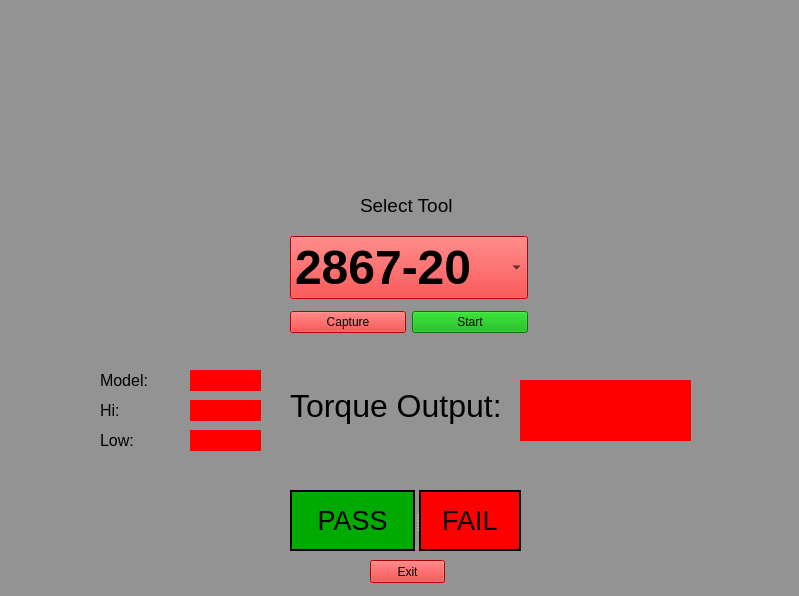
<?xml version="1.0" encoding="UTF-8"?>
<ui version="4.0">
 <class>Form</class>
 <widget class="QWidget" name="Form">
  <property name="geometry">
   <rect>
    <x>0</x>
    <y>0</y>
    <width>799</width>
    <height>596</height>
   </rect>
  </property>
  <property name="windowTitle">
   <string>Form</string>
  </property>
  <property name="styleSheet">
   <string notr="true">background-color: rgb(147, 147, 147);</string>
  </property>
  <widget class="QLabel" name="milwaukeeLabel">
   <property name="geometry">
    <rect>
     <x>140</x>
     <y>40</y>
     <width>531</width>
     <height>171</height>
    </rect>
   </property>
   <property name="layoutDirection">
    <enum>Qt::LeftToRight</enum>
   </property>
   <property name="autoFillBackground">
    <bool>false</bool>
   </property>
   <property name="text">
    <string/>
   </property>
   <property name="pixmap">
    <pixmap>mt1.gif</pixmap>
   </property>
   <property name="scaledContents">
    <bool>true</bool>
   </property>
  </widget>
  <widget class="QLabel" name="modelLabel">
   <property name="geometry">
    <rect>
     <x>100</x>
     <y>370</y>
     <width>71</width>
     <height>21</height>
    </rect>
   </property>
   <property name="font">
    <font>
     <pointsize>12</pointsize>
    </font>
   </property>
   <property name="text">
    <string>Model:</string>
   </property>
  </widget>
  <widget class="QLabel" name="hiLabel">
   <property name="geometry">
    <rect>
     <x>100</x>
     <y>400</y>
     <width>71</width>
     <height>21</height>
    </rect>
   </property>
   <property name="font">
    <font>
     <pointsize>12</pointsize>
    </font>
   </property>
   <property name="text">
    <string>Hi:</string>
   </property>
  </widget>
  <widget class="QLabel" name="lowLabel">
   <property name="geometry">
    <rect>
     <x>100</x>
     <y>430</y>
     <width>71</width>
     <height>21</height>
    </rect>
   </property>
   <property name="font">
    <font>
     <pointsize>12</pointsize>
    </font>
   </property>
   <property name="text">
    <string>Low: </string>
   </property>
  </widget>
  <widget class="QLabel" name="selectToolLabel">
   <property name="geometry">
    <rect>
     <x>360</x>
     <y>190</y>
     <width>131</width>
     <height>31</height>
    </rect>
   </property>
   <property name="font">
    <font>
     <pointsize>14</pointsize>
    </font>
   </property>
   <property name="text">
    <string>Select Tool</string>
   </property>
  </widget>
  <widget class="QLabel" name="modelNumber">
   <property name="geometry">
    <rect>
     <x>190</x>
     <y>370</y>
     <width>71</width>
     <height>21</height>
    </rect>
   </property>
   <property name="styleSheet">
    <string notr="true">background-color: rgb(255, 0, 0);</string>
   </property>
   <property name="text">
    <string/>
   </property>
  </widget>
  <widget class="QLabel" name="hiNumber">
   <property name="geometry">
    <rect>
     <x>190</x>
     <y>400</y>
     <width>71</width>
     <height>21</height>
    </rect>
   </property>
   <property name="styleSheet">
    <string notr="true">background-color: rgb(255, 0, 0);</string>
   </property>
   <property name="text">
    <string/>
   </property>
  </widget>
  <widget class="QLabel" name="lowNumber">
   <property name="geometry">
    <rect>
     <x>190</x>
     <y>430</y>
     <width>71</width>
     <height>21</height>
    </rect>
   </property>
   <property name="styleSheet">
    <string notr="true">background-color: rgb(255, 0, 0);</string>
   </property>
   <property name="text">
    <string/>
   </property>
  </widget>
  <widget class="QLabel" name="torqueOutputLabel">
   <property name="geometry">
    <rect>
     <x>290</x>
     <y>370</y>
     <width>231</width>
     <height>71</height>
    </rect>
   </property>
   <property name="font">
    <font>
     <pointsize>24</pointsize>
    </font>
   </property>
   <property name="text">
    <string>Torque Output: </string>
   </property>
  </widget>
  <widget class="QLabel" name="torqueNumber">
   <property name="geometry">
    <rect>
     <x>520</x>
     <y>380</y>
     <width>171</width>
     <height>61</height>
    </rect>
   </property>
   <property name="styleSheet">
    <string notr="true">background-color: rgb(255, 0, 0);</string>
   </property>
   <property name="text">
    <string/>
   </property>
  </widget>
  <widget class="QPushButton" name="exitButton">
   <property name="geometry">
    <rect>
     <x>370</x>
     <y>560</y>
     <width>75</width>
     <height>23</height>
    </rect>
   </property>
   <property name="styleSheet">
    <string notr="true">background-color: rgb(255, 0, 0);</string>
   </property>
   <property name="text">
    <string>Exit</string>
   </property>
  </widget>
  <widget class="QWidget" name="layoutWidget">
   <property name="geometry">
    <rect>
     <x>290</x>
     <y>230</y>
     <width>238</width>
     <height>111</height>
    </rect>
   </property>
   <layout class="QGridLayout" name="gridLayout">
    <item row="0" column="0" colspan="2">
     <widget class="QComboBox" name="selectToolBox">
      <property name="font">
       <font>
        <pointsize>36</pointsize>
        <weight>75</weight>
        <bold>true</bold>
       </font>
      </property>
      <property name="layoutDirection">
       <enum>Qt::LeftToRight</enum>
      </property>
      <property name="styleSheet">
       <string notr="true">background-color: rgb(255, 0, 0);</string>
      </property>
      <item>
       <property name="text">
        <string>2867-20</string>
       </property>
      </item>
      <item>
       <property name="text">
        <string>2865-20</string>
       </property>
      </item>
      <item>
       <property name="text">
        <string>2820-20</string>
       </property>
      </item>
      <item>
       <property name="text">
        <string>2887-20</string>
       </property>
      </item>
      <item>
       <property name="text">
        <string>2289-20</string>
       </property>
      </item>
     </widget>
    </item>
    <item row="1" column="1">
     <widget class="QPushButton" name="startButton">
      <property name="styleSheet">
       <string notr="true">background-color: rgb(0, 170, 0);</string>
      </property>
      <property name="text">
       <string>Start</string>
      </property>
     </widget>
    </item>
    <item row="1" column="0">
     <widget class="QPushButton" name="captureButton">
      <property name="styleSheet">
       <string notr="true">background-color: rgb(255, 0, 0);</string>
      </property>
      <property name="text">
       <string>Capture</string>
      </property>
     </widget>
    </item>
   </layout>
  </widget>
  <widget class="QSplitter" name="splitter">
   <property name="geometry">
    <rect>
     <x>290</x>
     <y>490</y>
     <width>231</width>
     <height>61</height>
    </rect>
   </property>
   <property name="orientation">
    <enum>Qt::Horizontal</enum>
   </property>
   <widget class="QLabel" name="passLabel">
    <property name="font">
     <font>
      <pointsize>20</pointsize>
     </font>
    </property>
    <property name="styleSheet">
     <string notr="true">background-color: rgb(0, 170, 0);</string>
    </property>
    <property name="frameShape">
     <enum>QFrame::WinPanel</enum>
    </property>
    <property name="text">
     <string>PASS</string>
    </property>
    <property name="alignment">
     <set>Qt::AlignCenter</set>
    </property>
   </widget>
   <widget class="QLabel" name="failLabel">
    <property name="font">
     <font>
      <pointsize>20</pointsize>
     </font>
    </property>
    <property name="styleSheet">
     <string notr="true">background-color: rgb(255, 0, 0);</string>
    </property>
    <property name="frameShape">
     <enum>QFrame::WinPanel</enum>
    </property>
    <property name="text">
     <string>FAIL</string>
    </property>
    <property name="alignment">
     <set>Qt::AlignCenter</set>
    </property>
   </widget>
  </widget>
 </widget>
 <resources/>
 <connections/>
</ui>
